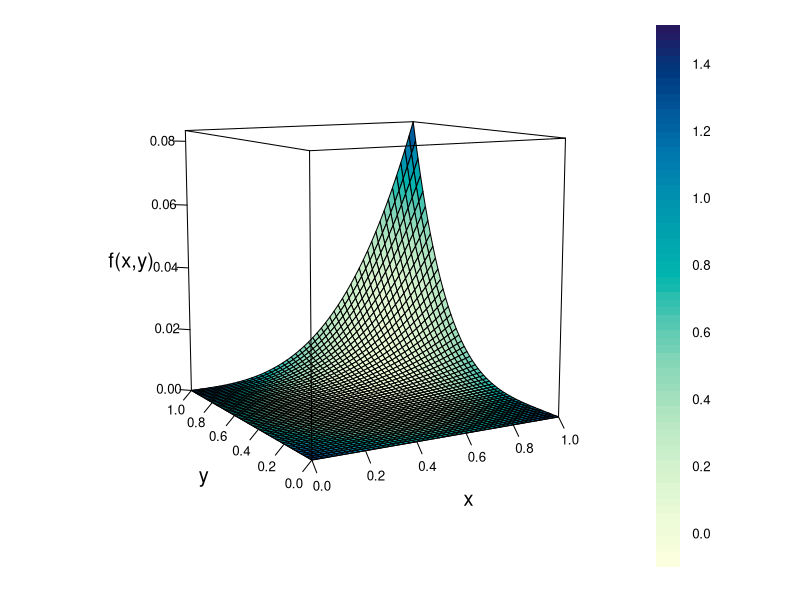

R code for this plot:
x = matrix(rep(seq(0, 1, length.out = 52), 52), 52)  # function argument x in [0,1]
y = t(x)  # function argument y in [0,1]
z = (1/3) * x^3 * (1/4) * y^4  # integrated function z

par.set = list(axis.line = list(col = "transparent"), clip = list(panel = "off"))  # for the wireframe plot

names(par.set) = c("axis.line", "clip")  # assigning names to each element of the list

require("lattice")  # required lattice package
wireframe(z ~ x * y, shade = F, aspect = 1, scales = list(col = "black", arrows = FALSE), drape = T, colorkey = T, screen = list(z = 30, 
    x = -80), par.settings = par.set, xlab = list("x", cex = 1.2), ylab = list("y", cex = 1.2), zlab = list("f(x,y)", 
    cex = 1.2)) 
 TRUE